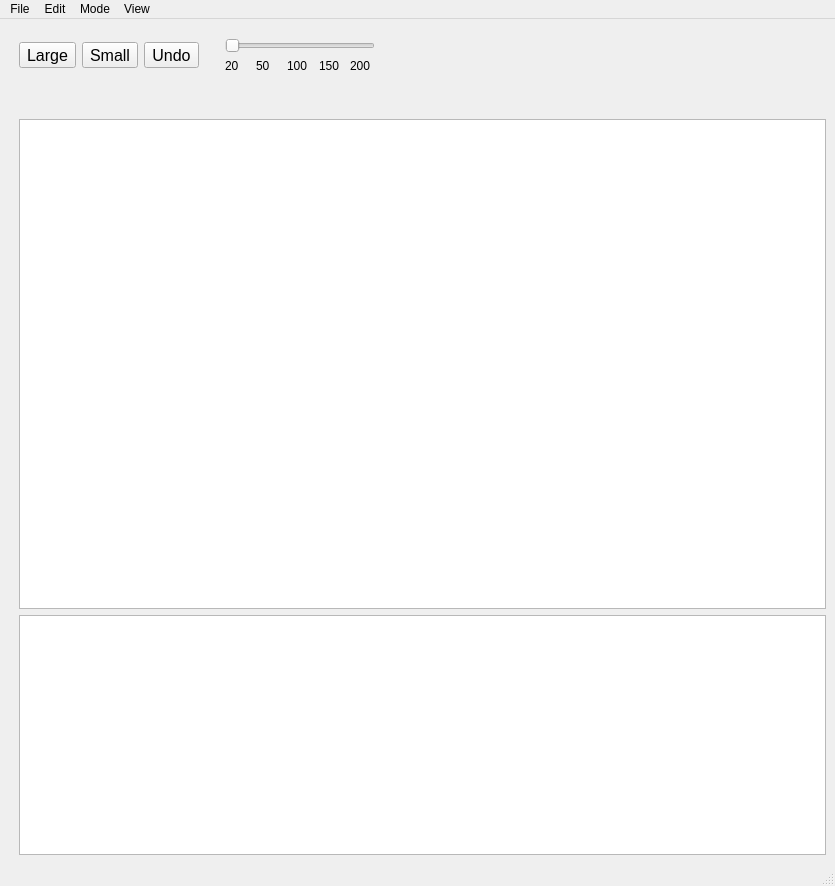
<?xml version="1.0" encoding="UTF-8"?>
<ui version="4.0">
 <class>MicroMeasure</class>
 <widget class="QMainWindow" name="MicroMeasure">
  <property name="geometry">
   <rect>
    <x>0</x>
    <y>0</y>
    <width>835</width>
    <height>886</height>
   </rect>
  </property>
  <property name="windowTitle">
   <string>MainWindow</string>
  </property>
  <widget class="QWidget" name="centralwidget">
   <layout class="QVBoxLayout" name="verticalLayout">
    <item>
     <layout class="QGridLayout" name="gridLayout">
      <property name="leftMargin">
       <number>10</number>
      </property>
      <property name="topMargin">
       <number>10</number>
      </property>
      <item row="0" column="0">
       <layout class="QHBoxLayout" name="horizontalLayout">
        <property name="bottomMargin">
         <number>40</number>
        </property>
        <item>
         <widget class="QToolButton" name="toolButtonLarge">
          <property name="font">
           <font>
            <pointsize>12</pointsize>
           </font>
          </property>
          <property name="text">
           <string>Large</string>
          </property>
         </widget>
        </item>
        <item>
         <widget class="QToolButton" name="toolButtonSmall">
          <property name="font">
           <font>
            <pointsize>12</pointsize>
           </font>
          </property>
          <property name="text">
           <string>Small</string>
          </property>
         </widget>
        </item>
        <item>
         <widget class="QToolButton" name="toolButtonUndo">
          <property name="font">
           <font>
            <pointsize>12</pointsize>
           </font>
          </property>
          <property name="text">
           <string>Undo</string>
          </property>
         </widget>
        </item>
        <item>
         <spacer name="horizontalSpacer">
          <property name="orientation">
           <enum>Qt::Horizontal</enum>
          </property>
          <property name="sizeType">
           <enum>QSizePolicy::Fixed</enum>
          </property>
          <property name="sizeHint" stdset="0">
           <size>
            <width>20</width>
            <height>20</height>
           </size>
          </property>
         </spacer>
        </item>
        <item>
         <layout class="QVBoxLayout" name="verticalLayout_2">
          <item>
           <widget class="QSlider" name="magnificationSlider">
            <property name="sizePolicy">
             <sizepolicy hsizetype="Fixed" vsizetype="Fixed">
              <horstretch>0</horstretch>
              <verstretch>0</verstretch>
             </sizepolicy>
            </property>
            <property name="minimumSize">
             <size>
              <width>150</width>
              <height>0</height>
             </size>
            </property>
            <property name="orientation">
             <enum>Qt::Horizontal</enum>
            </property>
           </widget>
          </item>
          <item>
           <layout class="QHBoxLayout" name="horizontalLayout_2">
            <item>
             <widget class="QLabel" name="label_4">
              <property name="text">
               <string>20</string>
              </property>
             </widget>
            </item>
            <item>
             <widget class="QLabel" name="label_3">
              <property name="text">
               <string>50</string>
              </property>
             </widget>
            </item>
            <item>
             <widget class="QLabel" name="label_2">
              <property name="text">
               <string>100</string>
              </property>
             </widget>
            </item>
            <item>
             <widget class="QLabel" name="label">
              <property name="text">
               <string>150</string>
              </property>
             </widget>
            </item>
            <item>
             <widget class="QLabel" name="label_1">
              <property name="text">
               <string>200</string>
              </property>
             </widget>
            </item>
           </layout>
          </item>
         </layout>
        </item>
        <item>
         <spacer name="horizontalSpacer_3">
          <property name="orientation">
           <enum>Qt::Horizontal</enum>
          </property>
          <property name="sizeHint" stdset="0">
           <size>
            <width>40</width>
            <height>20</height>
           </size>
          </property>
         </spacer>
        </item>
       </layout>
      </item>
      <item row="1" column="0">
       <widget class="BugPlotGraphicsView" name="bugPlotGraphicsView">
        <property name="sizePolicy">
         <sizepolicy hsizetype="Expanding" vsizetype="Expanding">
          <horstretch>0</horstretch>
          <verstretch>4</verstretch>
         </sizepolicy>
        </property>
        <property name="minimumSize">
         <size>
          <width>640</width>
          <height>480</height>
         </size>
        </property>
        <property name="toolTip">
         <string/>
        </property>
       </widget>
      </item>
      <item row="2" column="0">
       <widget class="QTableView" name="tableView">
        <property name="sizePolicy">
         <sizepolicy hsizetype="Expanding" vsizetype="Expanding">
          <horstretch>0</horstretch>
          <verstretch>1</verstretch>
         </sizepolicy>
        </property>
        <property name="minimumSize">
         <size>
          <width>640</width>
          <height>240</height>
         </size>
        </property>
        <property name="lineWidth">
         <number>2</number>
        </property>
        <property name="alternatingRowColors">
         <bool>true</bool>
        </property>
       </widget>
      </item>
     </layout>
    </item>
   </layout>
  </widget>
  <widget class="QMenuBar" name="menubar">
   <property name="geometry">
    <rect>
     <x>0</x>
     <y>0</y>
     <width>835</width>
     <height>22</height>
    </rect>
   </property>
   <widget class="QMenu" name="menuFile">
    <property name="title">
     <string>File</string>
    </property>
    <addaction name="actionNew"/>
    <addaction name="actionOpen"/>
    <addaction name="separator"/>
    <addaction name="actionSave"/>
    <addaction name="actionSave_As"/>
    <addaction name="separator"/>
    <addaction name="actionExit"/>
   </widget>
   <widget class="QMenu" name="menuEdit">
    <property name="title">
     <string>Edit</string>
    </property>
    <addaction name="actionUndo"/>
    <addaction name="actionNumbering"/>
    <addaction name="actionZero_Absolute"/>
   </widget>
   <widget class="QMenu" name="menuMode">
    <property name="title">
     <string>Mode</string>
    </property>
    <addaction name="actionPoint"/>
    <addaction name="actionLine"/>
    <addaction name="actionMultiline"/>
    <addaction name="actionArea"/>
   </widget>
   <widget class="QMenu" name="menuView">
    <property name="title">
     <string>View</string>
    </property>
    <addaction name="actionZoom_In"/>
    <addaction name="actionZoom_Out"/>
    <addaction name="actionZoom_Field"/>
   </widget>
   <addaction name="menuFile"/>
   <addaction name="menuEdit"/>
   <addaction name="menuMode"/>
   <addaction name="menuView"/>
  </widget>
  <widget class="QStatusBar" name="statusbar"/>
  <action name="actionNew">
   <property name="text">
    <string>New...</string>
   </property>
  </action>
  <action name="actionOpen">
   <property name="text">
    <string>Open...</string>
   </property>
  </action>
  <action name="actionSave">
   <property name="text">
    <string>Save</string>
   </property>
  </action>
  <action name="actionSave_As">
   <property name="text">
    <string>Save As...</string>
   </property>
  </action>
  <action name="actionUndo">
   <property name="text">
    <string>Undo</string>
   </property>
  </action>
  <action name="actionNumbering">
   <property name="text">
    <string>Numbering</string>
   </property>
  </action>
  <action name="actionZero_Absolute">
   <property name="text">
    <string>Zero Absolute...</string>
   </property>
  </action>
  <action name="actionPoint">
   <property name="text">
    <string>Point</string>
   </property>
  </action>
  <action name="actionLine">
   <property name="text">
    <string>Line</string>
   </property>
  </action>
  <action name="actionMultiline">
   <property name="text">
    <string>Multiline</string>
   </property>
  </action>
  <action name="actionArea">
   <property name="text">
    <string>Area</string>
   </property>
  </action>
  <action name="actionZoom_In">
   <property name="text">
    <string>Zoom In</string>
   </property>
  </action>
  <action name="actionZoom_Out">
   <property name="text">
    <string>Zoom Out</string>
   </property>
  </action>
  <action name="actionZoom_Field">
   <property name="text">
    <string>Zoom Field</string>
   </property>
  </action>
  <action name="actionExit">
   <property name="text">
    <string>Exit</string>
   </property>
  </action>
 </widget>
 <customwidgets>
  <customwidget>
   <class>BugPlotGraphicsView</class>
   <extends>QGraphicsView</extends>
   <header>bugplotgraphicsview.h</header>
  </customwidget>
 </customwidgets>
 <resources/>
 <connections/>
</ui>
